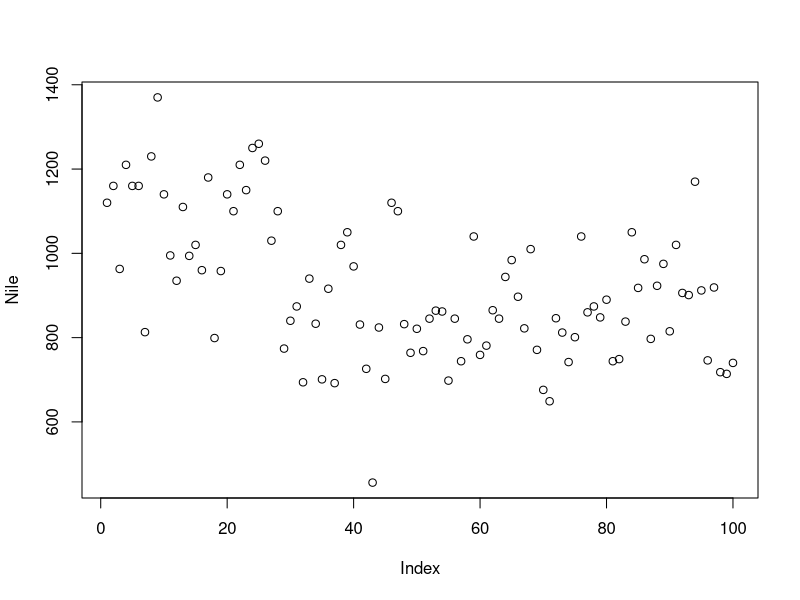
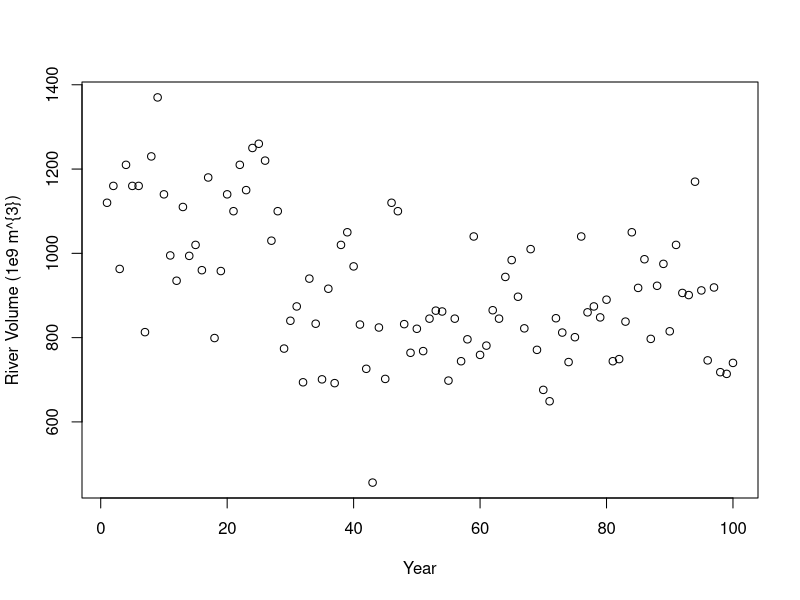
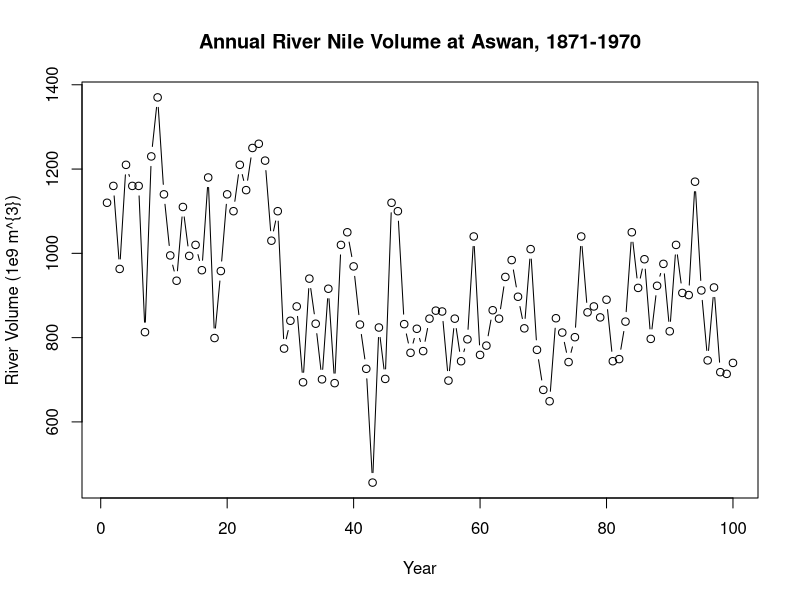

These figures' R source, in order: (Note: this script raises an error after producing the figures.)
library(datasets)
Nile <-as.vector(Nile)
# Print the Nile dataset
print(Nile)

# List the number of observations in the Nile dataset

length(Nile)
# Display the first 10 elements of the Nile dataset
head(Nile, n = 10)

# Display the last 12 elements of the Nile dataset
tail(Nile,n= 12)


## Basic time series plot
# Plot the Nile data
plot(Nile)

# Plot the Nile data with xlab and ylab arguments
plot(Nile, xlab = "Year", ylab = "River Volume (1e9 m^{3})")

# Plot the Nile data with xlab, ylab, main, and type arguments
plot(Nile, xlab = "Year", ylab = "River Volume (1e9 m^{3})",main = "Annual River Nile Volume at Aswan, 1871-1970",type = "b" )
#
##What does the time index tell us?
#
# Plot the continuous_series using continuous time indexing
par(mfrow=c(2,1))
plot(continuous_time_index,continuous_series, type = "b")

# Make a discrete time index using 1:20 
discrete_time_index <-c(1:20)

# Now plot the continuous_series using discrete time indexing
plot(discrete_time_index,continuous_series, type = "b")

#
##Identifying the sampling frequency
#
# Plot AirPassengers
data("AirPassengers")
plot(AirPassengers)
# View the start and end dates of AirPassengers
start(AirPassengers)
end(AirPassengers)

# Use time(), deltat(), frequency(), and cycle() with AirPassengers 
time(AirPassengers)
deltat(AirPassengers)
frequency(AirPassengers)
cycle(AirPassengers)


# Compute the mean of AirPassengers
mean(AirPassengers,na.rm = TRUE)

# Impute mean values to NA in AirPassengers for missing data
AirPassengers[85:96] <- mean(AirPassengers, na.rm = TRUE)

# Generate another plot of AirPassengers

plot(AirPassengers)
# Add the complete AirPassengers data to your plot
rm(AirPassengers)
points(AirPassengers, type = "l", col = 2, lty = 3)
#
###Creating a time series object with ts()
# Use print() and plot() to view data_vector
print(data_vector)
plot(data_vector)

# Convert data_vector to a ts object with start = 2004 and frequency = 4
time_series <-  ts(data_vector,start = 2004, frequency = 4)

# Use print() and plot() to view time_series
print(time_series)
plot(time_series)


